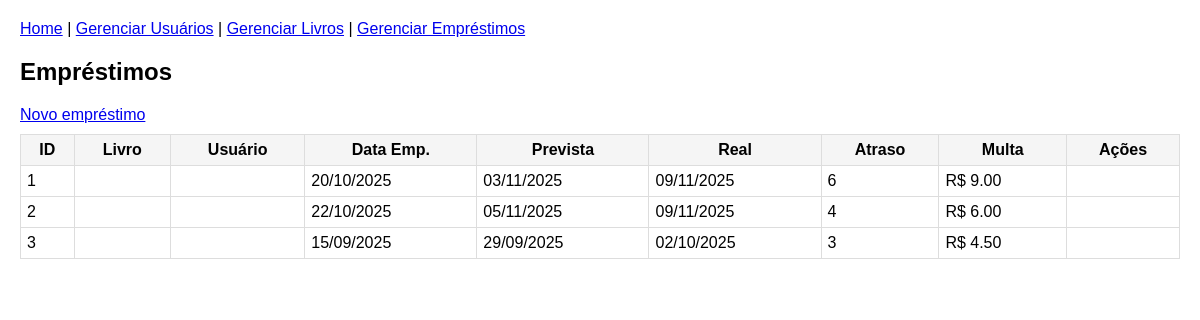
/web/emprestimos, run on the app's committed database.
### db/modelos.py (models this page shows)
class Emprestimo(SQLModel, table=True):
    id: Optional[int] = Field(default=None, primary_key=True)
    livro_id: int = Field(foreign_key="livro.id")
    usuario_id: int = Field(foreign_key="usuario.id")
    data_emprestimo: date
    data_devolucao_prevista: date
    data_devolucao_real: Optional[date] = None
    dias_atraso: int = 0
    valor_multa: float = 0.0
    livro: Livro = Relationship(back_populates="emprestimos")
    usuario: Usuario = Relationship(back_populates="emprestimos")

### server/web_ui.py (the view)
@router.get("/emprestimos")
def web_list_emprestimos(request: Request, sessao: Session = Depends(obter_sessao)):
    resultado = sessao.exec(
        select(Emprestimo)
        .options(selectinload(Emprestimo.usuario), selectinload(Emprestimo.livro))
    ) if hasattr(sessao, 'exec') else sessao.query(Emprestimo)
    emprestimos = [r[0] if not isinstance(r, Emprestimo) else r for r in resultado]
    emprestimos_dict = [
        {
            "id": e.id,
            "usuario": e.usuario.nome if e.usuario else "—",
            "livro": e.livro.titulo if e.livro else "—",
            "data_emprestimo": e.data_emprestimo.strftime("%d/%m/%Y") if e.data_emprestimo else "",
            "data_devolucao_prevista": e.data_devolucao_prevista.strftime("%d/%m/%Y") if e.data_devolucao_prevista else "",
            "data_devolucao_real": e.data_devolucao_real.strftime("%d/%m/%Y") if e.data_devolucao_real else "",
            "dias_atraso": e.dias_atraso,
            "valor_multa": f"R$ {e.valor_multa:.2f}",
        }
        for e in emprestimos
    ]
    return templates.TemplateResponse(
        "emprestimos_list.html",
        {"request": request, "emprestimos": emprestimos_dict},
    )

### server/templates/emprestimos_list.html (shortened to what this page needs)
{% extends "base.html" %}
{% block content %}
  <h2>Empréstimos</h2>
  <a href="/web/emprestimos/novo">Novo empréstimo</a>
  <table>
    <thead><tr><th>ID</th><th>Livro</th><th>Usuário</th><th>Data Emp.</th><th>Prevista</th><th>Real</th><th>Atraso</th><th>Multa</th><th>Ações</th></tr></thead>
    <tbody>
      {% for e in emprestimos %}
      <tr>
        <td>{{ e.id }}</td>
        <td>{{ e.livro.titulo if e.livro else e.livro_id }}</td>
        <td>{{ e.usuario.nome if e.usuario else e.usuario_id }}</td>
        <td>{{ e.data_emprestimo }}</td>
        <td>{{ e.data_devolucao_prevista }}</td>
        <td>{{ e.data_devolucao_real or '' }}</td>
        <td>{{ e.dias_atraso }}</td>
        <td>{{ e.valor_multa }}</td>
        <td>
        </td>
      </tr>
      {% endfor %}
    </tbody>
  </table>
{% endblock %}

### server/static/style.css (style rules this page uses)
body { font-family: Arial, sans-serif; margin: 20px; }
table { width: 100%; border-collapse: collapse; margin-top: 10px; }
th, td { border: 1px solid #ddd; padding: 6px; }
th { background: #f5f5f5; }

### data on the page
Emprestimo: id "1", data_emprestimo "20/10/2025", data_devolucao_prevista "03/11/2025", data_devolucao_real "09/11/2025", dias_atraso "6", valor_multa "R$ 9.00"
Emprestimo: id "2", data_emprestimo "22/10/2025", data_devolucao_prevista "05/11/2025", data_devolucao_real "09/11/2025", dias_atraso "4", valor_multa "R$ 6.00"
Emprestimo: id "3", data_emprestimo "15/09/2025", data_devolucao_prevista "29/09/2025", data_devolucao_real "02/10/2025", dias_atraso "3", valor_multa "R$ 4.50"
